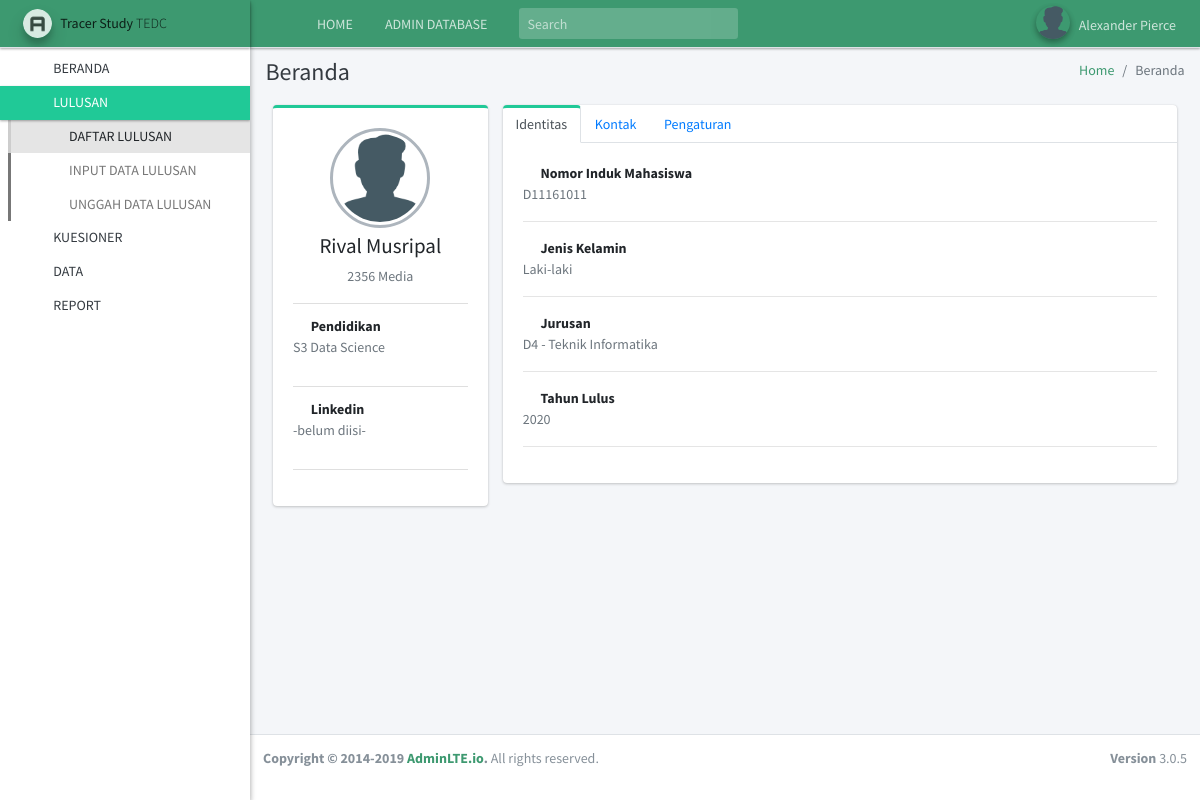
Page /lulusan/detail/d11161011-rival-musripal/ (signed in) on the committed database.
### kuesioner/models.py (models this page shows, shortened)
class MasterFSatu(models.Model):
    nomor_mahasiswa     = models.CharField(
                            max_length=12,
                            unique=True)
    DEFAULT_POLTEK = 1
    master_poltek_id    = models.ForeignKey(
                        MasterPoltekTedc,
                        models.SET_NULL,
                        blank=True,
                        null=True,
                        default=DEFAULT_POLTEK,
    )
    master_prodi_id     = models.ForeignKey(
                        MasterProdi,
                        models.SET_NULL,
                        blank=True,
                        null=True,
    )
    LIST_OF_YEAR = []
    for y in range(2004, (datetime.now().year+1)):
        LIST_OF_YEAR.append((y, y))
    tahun_lulus         = models.PositiveSmallIntegerField(
                            choices=LIST_OF_YEAR,
    )
    nama                = models.CharField(max_length=100)
    nomor_telepon       = models.CharField(max_length=13)
    alamat_email        = models.EmailField()
    slug                = models.SlugField(blank=True, editable=False)
    created             = models.DateTimeField(auto_now_add=True)
    updated             = models.DateTimeField(auto_now=True)

### lulusan/models.py (models this page shows, shortened)
class BiodataLulusan(models.Model):
    master_fsatu_id     = models.ForeignKey(MasterFSatu,
                            on_delete=models.CASCADE
    )
    tanggal_lahir       = models.DateField(
                            blank=True,
                            null=True,
    )
    LIST_JENIS_KELAMIN = (
        ('Perempuan', 'Perempuan'),
        ('Laki-laki', 'Laki-laki'),
        )
    jenis_kelamin       = models.CharField(
                            max_length=12,
                            choices=LIST_JENIS_KELAMIN,
                            blank=True,
                            default='-belum diisi-',
    )
    LIST_JENIS_STATUS = (
        ('Lajang', 'Lajang'),
        ('Sudah Menikah', 'Sudah Menikah')
    )
    status              = models.CharField(
                            max_length=15,
                            choices=LIST_JENIS_STATUS,
                            blank=True,
                            default='-belum diisi-',
    )
    pendidikan_terakhir = models.CharField(
                            max_length=255,
                            blank=True,
                            default='-belum diisi-',
    )
    angkatan            = models.CharField(
                            max_length=5,
                            blank=True,
                            default='-belum diisi-',
    )
    pekerjaan           = models.CharField(
                            max_length=100,
                            blank=True,
                            default='-belum diisi-',
    )
    alamat              = models.TextField(
                            blank=True,
                            default='-belum diisi-',
    )
    foto                = models.ImageField(blank=True)
    akun_linkedin      = models.CharField(
                            max_length=255,
                            blank=True,
                            default='-belum diisi-',
    )
    created             = models.DateTimeField(auto_now_add=True)
    updated             = models.DateTimeField(auto_now=True)

### poltektedc/models.py (models this page shows, shortened)
class MasterProdi(models.Model):
    kode            = models.PositiveIntegerField()
    nama            = models.CharField(max_length=100)
    STATUS_PRODI = (
        ('A', 'Aktif'),
        ('T', 'Tutup'),
    )
    status          = models.CharField(
                        max_length=5,
                        choices=STATUS_PRODI,
                        default='Tutup',
    )
    LIST_DIPLOMA = (
        ('D1', 'Diploma 1 (Satu)'),
        ('D3', 'Diploma 3 (Tiga)'),
        ('D4', 'Diploma 4 (Empat)'),
    )
    jenjang          = models.CharField(
                        max_length=2,
                        choices=LIST_DIPLOMA,
    )
    created         = models.DateTimeField(auto_now_add=True)
    updated         = models.DateTimeField(auto_now=True)
    class Meta :
        ordering = ['nama']

### lulusan/views.py (the view)
# urls.py: path('detail/<slug:slug>/', login_required(LulusanProfileView.as_view()), name='detail'),
class LulusanProfileView(DetailView):
    model               = MasterFSatu
    context_object_name = 'lulusan'
    template_name       = 'lulusan/lulusan_profile.html'
    extra_context       = {
        'title': 'Detail Lulusan',
        'nav_item_lulusan': 'menu-open',
        'nav_status_lulusan': 'active',
        'nav_status_daftar_lulusan': 'active',
    }
    def get_context_data(self, *args, **kwargs):
        slug = self.kwargs.get('slug')
        biodata_lulusan = BiodataLulusan.objects.get(master_fsatu_id__slug=slug)
        self.extra_context['biodata_lulusan'] = biodata_lulusan
        self.kwargs.update(self.extra_context)
        kwargs = self.kwargs
        return super().get_context_data(*args, **kwargs)

### lulusan/templates/lulusan/lulusan_profile.html (shortened to what this page needs)
{% extends 'base.html' %}
{% load static %}
{% block content %}
    <section class="content">
      <div class="container-fluid">
        <div class="row">
          <div class="col-md-3">
            <div class="card card-teal card-outline">
              <div class="card-body box-profile">
                <div class="text-center">
                  <img class="profile-user-img img-fluid img-circle"
                      {% if biodata_lulusan.foto%}
                        src="{{biodata_lulusan.foto.url}}"
                      {% else %}
                        src="{%  static 'admin-lte/dist/img/user-ts.png' %}"
                      {% endif %}
                       alt="User profile picture">
                </div>
                <h3 class="profile-username text-center">{{lulusan.nama}}</h3>
                <p class="text-muted text-center">{{biodata_lulusan.pekerjaan}}</p>
                <ul class="list-group list-group-unbordered mb-3">
                  <li class="list-group-item">
                    <strong><i class="fas fa-book mr-1"></i> Pendidikan</strong>
                    <p class="text-muted">
                      {{biodata_lulusan.pendidikan_terakhir}}
                    </p>
                  </li>
                  <li class="list-group-item">
                    <strong><i class="fab fa-linkedin-in mr-1"></i> Linkedin</strong>
                    <p class="text-muted">
                     {{biodata_lulusan.akun_linkedin}}
                    </p>
                  </li>
                </ul>
              </div>
            </div>
          </div>
          <div class="col-md-9">
            <div class="card card-teal card-outline card-outline-tabs">
              <div class="card-header p-0 border-bottom-0">
                <ul class="nav nav-tabs" id="custom-tabs-four-tab" role="tablist">
                  <li class="nav-item">
                    <a class="nav-link active" id="custom-tabs-four-home-tab" data-toggle="pill" href="#custom-tabs-four-home" role="tab" aria-controls="custom-tabs-four-home" aria-selected="true">Identitas</a>
                  </li>
                  <li class="nav-item">
                    <a class="nav-link" id="custom-tabs-four-profile-tab" data-toggle="pill" href="#custom-tabs-four-profile" role="tab" aria-controls="custom-tabs-four-profile" aria-selected="false">Kontak</a>
                  </li>
                  <li class="nav-item">
                    <a class="nav-link" id="custom-tabs-four-settings-tab" data-toggle="pill" href="#custom-tabs-four-settings" role="tab" aria-controls="custom-tabs-four-settings" aria-selected="false">Pengaturan</a>
                  </li>
                </ul>
              </div>
              <div class="card-body">
                <div class="tab-content" id="custom-tabs-four-tabContent">
                  <div class="tab-pane fade show active" id="custom-tabs-four-home" role="tabpanel" aria-labelledby="custom-tabs-four-home-tab">
                     <strong><i class="	fas fa-id-card mr-1"></i>
                        Nomor Induk Mahasiswa
                      </strong>
                      <p class="text-muted">
                        {{lulusan.nomor_mahasiswa}}
                      </p>
                      <hr>
                      <strong><i class="fas fa-venus-mars mr-1"></i>
                        Jenis Kelamin
                      </strong>
                      <p class="text-muted">
                        {{biodata_lulusan.jenis_kelamin}}
                      </p>
                      <hr>
                      <strong><i class="fas fa-graduation-cap mr-1"></i>
                        Jurusan
                      </strong>
                      <p class="text-muted">
                        {{lulusan.master_prodi_id.jenjang}} - {{lulusan.master_prodi_id.nama}}
                      </p>
                      <hr>
                      <strong><i class="fas fa-calendar-check mr-1"></i>
                        Tahun Lulus
                      </strong>
                      <p class="text-muted">
                        {{lulusan.tahun_lulus}}
                      </p>
                      <hr>
                  </div>
                </div>
              </div>
          </div>
        </div>
      </div>
    </section>
{% endblock  %}

### rows in the picture
MasterFSatu: nama "Rival Musripal", nomor_mahasiswa "D11161011", master_prodi_id.jenjang "D4", master_prodi_id.nama "Teknik Informatika", tahun_lulus "2020"
BiodataLulusan: pekerjaan "2356 Media", pendidikan_terakhir "S3 Data Science", akun_linkedin "-belum diisi-", jenis_kelamin "Laki-laki"
